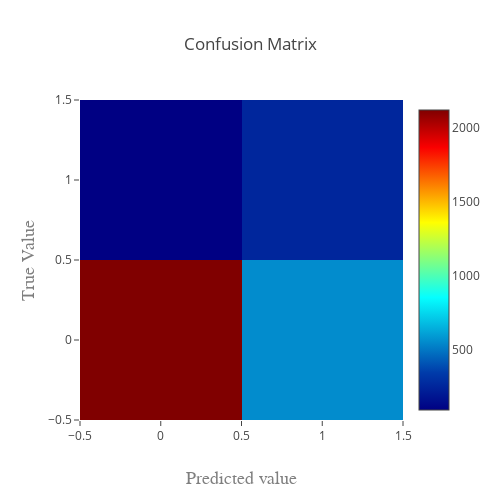

Notebook source saved alongside this figure:
### Code cell
int_conf_mat(y_test, predictions)

### Figure 1 — Plotly figure (JSON) as saved in the notebook; plotly's stock layout.template omitted (floating-point values rounded to 4 significant figures)
{"data": [{"colorscale": "Jet", "type": "heatmap", "x": [0, 1], "y": [0, 1], "z": [[2121, 553], [90, 250]]}], "layout": {"barmode": "overlay", "height": 500, "title": "Confusion Matrix", "width": 500, "xaxis": {"title": "Predicted value", "titlefont": {"color": "#7f7f7f", "family": "Courier New, monospace", "size": 18}}, "yaxis": {"title": "True Value", "titlefont": {"color": "#7f7f7f", "family": "Courier New, monospace", "size": 18}}}}
